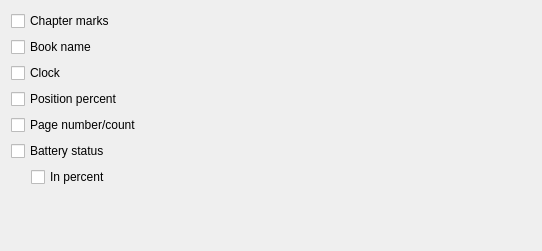
                <widget class="QWidget" name="scrollAreaWidgetContents">
                 <property name="geometry">
                  <rect>
                   <x>0</x>
                   <y>0</y>
                   <width>542</width>
                   <height>251</height>
                  </rect>
                 </property>
                 <layout class="QVBoxLayout" name="verticalLayout_7">
                  <item>
                   <widget class="QCheckBox" name="ChapterMarks">
                    <property name="text">
                     <string>Chapter marks</string>
                    </property>
                   </widget>
                  </item>
                  <item>
                   <widget class="QCheckBox" name="ShowBookName">
                    <property name="text">
                     <string>Book name</string>
                    </property>
                   </widget>
                  </item>
                  <item>
                   <widget class="QCheckBox" name="ShowClock">
                    <property name="text">
                     <string>Clock</string>
                    </property>
                   </widget>
                  </item>
                  <item>
                   <widget class="QCheckBox" name="PositionPercent">
                    <property name="text">
                     <string>Position percent</string>
                    </property>
                   </widget>
                  </item>
                  <item>
                   <widget class="QCheckBox" name="PageNumber">
                    <property name="text">
                     <string>Page number/count</string>
                    </property>
                   </widget>
                  </item>
                  <item>
                   <widget class="QCheckBox" name="ShowBattery">
                    <property name="text">
                     <string>Battery status</string>
                    </property>
                   </widget>
                  </item>
                  <item>
                   <layout class="QHBoxLayout" name="horizontalLayout_9">
                    <item>
                     <spacer name="horizontalSpacer_2">
                      <property name="orientation">
                       <enum>Qt::Horizontal</enum>
                      </property>
                      <property name="sizeType">
                       <enum>QSizePolicy::Fixed</enum>
                      </property>
                      <property name="sizeHint" stdset="0">
                       <size>
                        <width>20</width>
                        <height>20</height>
                       </size>
                      </property>
                     </spacer>
                    </item>
                    <item>
                     <widget class="QCheckBox" name="ShowBatteryInPercent">
                      <property name="text">
                       <string>In percent</string>
                      </property>
                     </widget>
                    </item>
                   </layout>
                  </item>
                  <item>
                   <spacer name="verticalSpacer_5">
                    <property name="orientation">
                     <enum>Qt::Vertical</enum>
                    </property>
                    <property name="sizeHint" stdset="0">
                     <size>
                      <width>20</width>
                      <height>40</height>
                     </size>
                    </property>
                   </spacer>
                  </item>
                 </layout>
                </widget>
